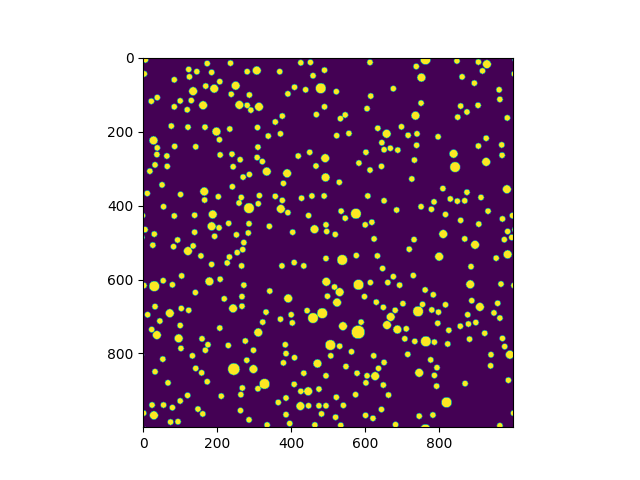
#> input picture basic_abm/method2_figure_000_IC_500_steps_50000.png, 640 x 480 px; its folder holds 4 pictures in this run
$ python gif_plotter.py
#> lines starting #> are read from the running program, lines starting #| are printed output that depends on the picture
import time

from PIL import Image
import glob

# create an empty list called images
images = []

# get the current time to use in the filename
timestr = time.strftime("%Y%m%d-%H%M%S")

# get all the images in the 'images for gif' folder
for filename in sorted(glob.glob('/Users/Nathan/Documents/Oxford/DPhil/clusters/basic_abm/method2_figure_*.png')): # loop through all png files in the folder
    im = Image.open(filename) # open the image
#> im is the input picture: PIL image 640x480 RGBA; mean R, G, B, A 176.2, 151.6, 176.9, 255
    images.append(im) # add the image to the list

# calculate the frame number of the last frame (ie the number of images)
last_frame = (len(images))

# create 10 extra copies of the last frame (to make the gif spend longer on the most recent data)
for x in range(0, 9):
    im = images[last_frame-1]
    images.append(im)
#> this loop made 9 passes
#> pass 1, `im = images[last_frame-1]`:
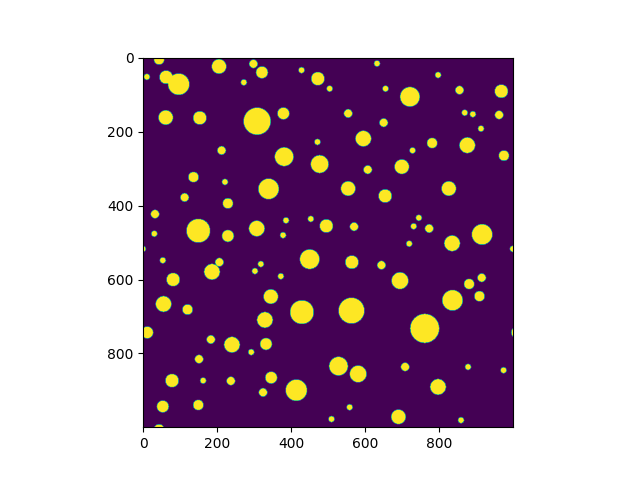
#> im: PIL image 640x480 RGBA; mean R, G, B, A 177.4, 151.3, 176, 255

# save as a gif
images[0].save('/Users/Nathan/Documents/Oxford/DPhil/clusters/basic_abm/abm_ ' + timestr + '.gif',
            save_all=True, append_images=images[1:], optimize=False, duration=300, loop=0)
